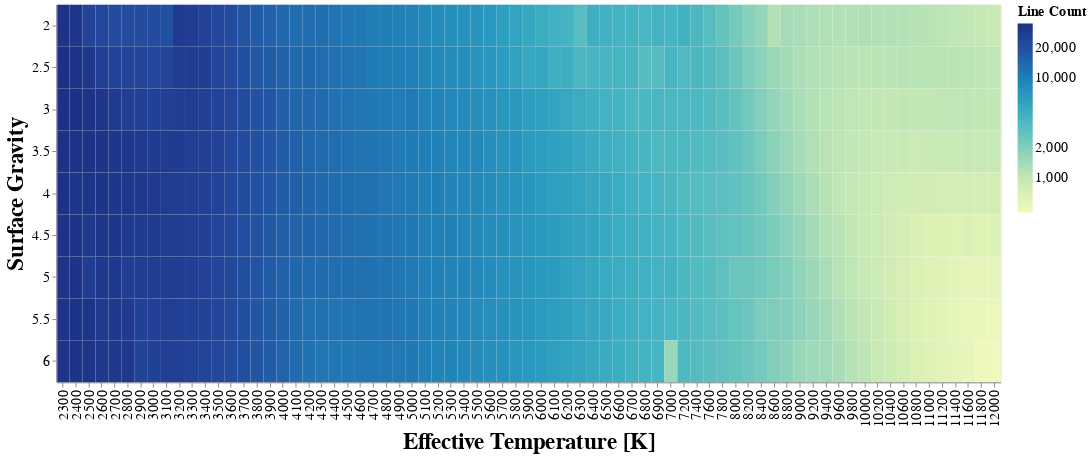

The notebook cell saved with this chart:
### Code cell
alt.Chart(df.groupby(['teff', 'logg']).size().reset_index(name='n_lines')).mark_rect()\
    .encode(x=alt.X('teff:O', title='Effective Temperature [K]'), y=alt.Y('logg:O', title='Surface Gravity'), color=alt.Color('n_lines:Q', title='Line Count', scale=alt.Scale(type='log')))\
    .properties(width=1000, height=400)\
    .configure_axis(labelFontSize=15, titleFontSize=24)\
    .configure_legend(labelFontSize=15, titleFontSize=15)

### Figure 1 — Vega-Lite specification as saved in the notebook (floating-point values rounded to 4 significant figures; data arrays with more than 128 entries replaced by an {"elided": "..."} marker saying what was removed)
{"config": {"view": {"continuousWidth": 300, "continuousHeight": 300}, "axis": {"labelFontSize": 15, "titleFontSize": 24}, "legend": {"labelFontSize": 15, "titleFontSize": 15}}, "data": {"name": "data-fb201065ab1794b27c2fec0aa2fb82eb"}, "mark": {"type": "rect"}, "encoding": {"color": {"field": "n_lines", "scale": {"type": "log"}, "title": "Line Count", "type": "quantitative"}, "x": {"field": "teff", "title": "Effective Temperature [K]", "type": "ordinal"}, "y": {"field": "logg", "title": "Surface Gravity", "type": "ordinal"}}, "height": 400, "width": 1000, "$schema": "https://vega.github.io/schema/vega-lite/v5.16.3.json", "datasets": {"data-fb201065ab1794b27c2fec0aa2fb82eb": {"elided": "657 records"}}}
